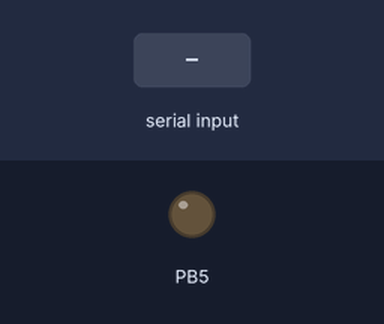
A program run on a simulated ATmega328P, built with avr-gcc and emulated at 16 MHz. Parts: output pins drawn as LEDs (lit = HIGH). Inputs (shaded band) come from the test bench.

Above: at 1.2 s.
1.3 s: "a" received over Serial
At 1.9 s:
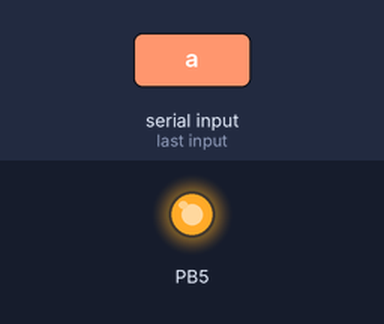
2.8 s: "1" received over Serial
At 3.1 s:
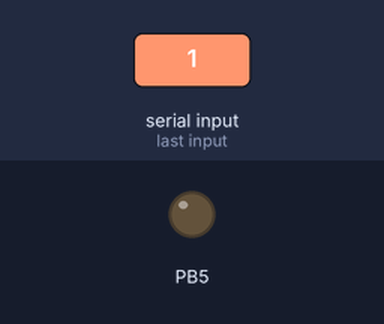
Timing chart, 0 to 5.8 s (numbered marks = the images above; inputs shaded):
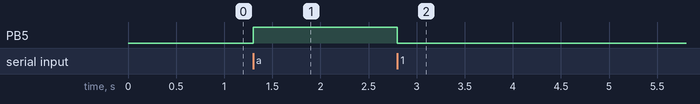

Measured:
- after the input at 1.3 s, PB5: LOW → HIGH at once
- after the input at 2.8 s, PB5: HIGH → LOW at once

The program:

main.c
```c
/*
 * USART.c
 *
 * Created: 3.03.2021 14:07:27
 * Author : Enes
 */
#define F_CPU 16000000
#include <avr/io.h>
#include <util/delay.h>
#include <stdlib.h>
#define BAUD 9600 // Baud Oranýný Tanýmlýyoruz
#define BAUDRATE ((F_CPU)/(BAUD*16UL)-1) // UBRR için baud verisini ayarlýyoruz

void uart_transmit (unsigned char data);
unsigned char veri_al();
void veri_gonder_uzun(char *data);

uint8_t sayi;
char str[50];
int main(void)
{

   UCSR0B |=(1<<TXEN0)|(1<<RXEN0);//TX ve RX aktif
   UCSR0C|= (1<<UCSZ00)|(1<<UCSZ01); // Veri formatýný ayarlýyoruz
   UBRR0= BAUDRATE; //Bant geniþilði ayarlandý

   DDRB=0x20;
   PORTB=0x00;

   sayi=200;

    while (1)
    {
		if (veri_al()=='a')
		{
			PORTB=0x20;
		}
		else
		{
			PORTB=0x00;

		}

    }
}

// veri gönderme fonksiyonu
void veri_gonder (unsigned char data)
{
	while (!( UCSR0A & (1<<UDRE0))); // yazmacýn boþ olmasýný bekle
	UDR0 = data; // yazmaca veri yükle
}
unsigned char veri_al()
{
	while(!(UCSR0A & (1<<RXC0)));
	return UDR0;
}
void veri_gonder_uzun(char *data)
{

	while (*data!='\0')
	{
		while (!( UCSR0A & (1<<UDRE0)));
		UDR0=*data++;

	}
}
```
